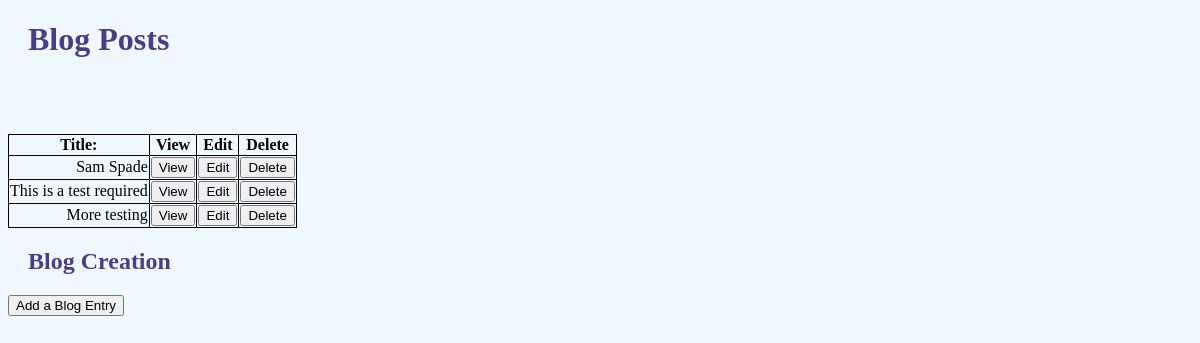
Page /dashboard (signed in) on the earlier database version.
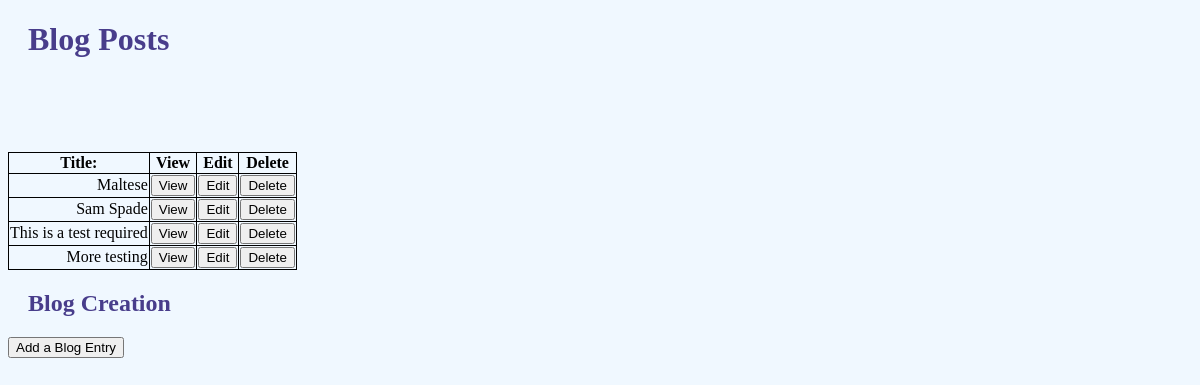
Same page on the later database version.
### tables this page shows
CREATE TABLE posts (
  post_id INTEGER PRIMARY KEY AUTOINCREMENT,
  title TEXT NOT NULL,
  pub_date TIMESTAMP NOT NULL DEFAULT CURRENT_TIMESTAMP,
  content TEXT NOT NULL
);

### app.py (the view)
@app.route('/dashboard', methods=["POST", "GET"])
def dashboard():
    if not session.get('username'):
        return (redirect(url_for("login")))
    '''Part III Dashboard: View students and quizzes in the class'''
    db = get_db()
    blog_posts = g.db.execute("SELECT posts.title, posts.pub_date, posts.content, authors.author_name, posts.post_id FROM created "
                               "INNER JOIN posts on created.post_id == posts.post_id "
                               "INNER JOIN authors on created.author_id == authors.author_id "
                              "ORDER BY posts.pub_date DESC").fetchall()
    return render_template('dashboard.html', blogs=blog_posts)

### app.py (called while the page is built)
def get_db():
    if "db" not in g:
        g.db = sqlite3.connect(DATABASE)
        g.db.row_factory = sqlite3.Row
    return g.db

### templates/dashboard.html (shortened to what this page needs)
<!DOCTYPE html>
<html lang="en">
<head>
    <link rel="stylesheet" href="static/styles.css">
</head>
<body>
<h1>Blog Posts</h1>
<table>
<tr>
    <th>Title:</th>
    <th>View</th>
    <th>Edit</th>
    <th>Delete</th>
</tr>
{% for posts in blogs %}
<tr>
    <td>{{posts[0]}}</td>
    <td><button onclick="document.location='/{{posts[4]}}'">View</button></td>
    <td><button onclick="document.location='edit/{{posts[4]}}'">Edit</button></td>
    <td><button onclick="document.location='delete/{{posts[4]}}'">Delete</button></td>
</tr>
{% endfor %}
</table>
<h2>Blog Creation</h2>
<button onclick="document.location='create_blog'">Add a Blog Entry</button>
</body>
</html>

Differences in the rows shown:
added posts: title "Maltese"
